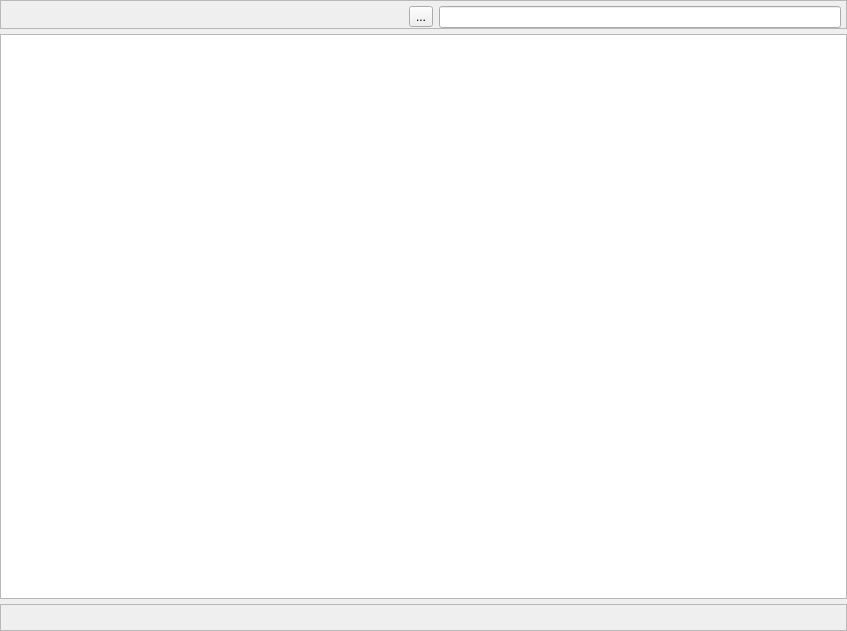
<?xml version="1.0" encoding="UTF-8"?>
<ui version="4.0">
 <class>GraphCanvasEditorDockWidget</class>
 <widget class="QDockWidget" name="GraphCanvasEditorDockWidget">
  <property name="geometry">
   <rect>
    <x>0</x>
    <y>0</y>
    <width>847</width>
    <height>631</height>
   </rect>
  </property>
  <property name="sizePolicy">
   <sizepolicy hsizetype="Expanding" vsizetype="Expanding">
    <horstretch>0</horstretch>
    <verstretch>0</verstretch>
   </sizepolicy>
  </property>
  <property name="windowTitle">
   <string/>
  </property>
  <widget class="QWidget" name="dockWidgetContents">
   <layout class="QVBoxLayout" name="verticalLayout">
    <property name="spacing">
     <number>5</number>
    </property>
    <property name="leftMargin">
     <number>0</number>
    </property>
    <property name="topMargin">
     <number>0</number>
    </property>
    <property name="rightMargin">
     <number>0</number>
    </property>
    <property name="bottomMargin">
     <number>0</number>
    </property>
    <item>
     <widget class="QFrame" name="headerToolbar">
      <property name="sizePolicy">
       <sizepolicy hsizetype="Expanding" vsizetype="Preferred">
        <horstretch>0</horstretch>
        <verstretch>0</verstretch>
       </sizepolicy>
      </property>
      <property name="frameShape">
       <enum>QFrame::StyledPanel</enum>
      </property>
      <property name="frameShadow">
       <enum>QFrame::Raised</enum>
      </property>
      <layout class="QHBoxLayout" name="horizontalLayout">
       <property name="leftMargin">
        <number>5</number>
       </property>
       <property name="topMargin">
        <number>5</number>
       </property>
       <property name="rightMargin">
        <number>5</number>
       </property>
       <property name="bottomMargin">
        <number>0</number>
       </property>
       <item>
        <spacer name="horizontalSpacer">
         <property name="orientation">
          <enum>Qt::Horizontal</enum>
         </property>
         <property name="sizeHint" stdset="0">
          <size>
           <width>40</width>
           <height>20</height>
          </size>
         </property>
        </spacer>
       </item>
       <item>
        <widget class="QToolButton" name="toolButton">
         <property name="text">
          <string>...</string>
         </property>
         <property name="icon">
          <iconset>
           <normalon>:/GraphCanvasEditorResources/settings_icon.png</normalon>
          </iconset>
         </property>
        </widget>
       </item>
       <item>
        <widget class="QLineEdit" name="lineEdit"/>
       </item>
      </layout>
     </widget>
    </item>
    <item>
     <widget class="GraphCanvas::GraphCanvasGraphicsView" name="graphicsView"/>
    </item>
    <item>
     <widget class="QFrame" name="footerToolbar">
      <property name="frameShape">
       <enum>QFrame::StyledPanel</enum>
      </property>
      <property name="frameShadow">
       <enum>QFrame::Raised</enum>
      </property>
      <layout class="QHBoxLayout" name="horizontalLayout_2">
       <property name="leftMargin">
        <number>5</number>
       </property>
       <property name="topMargin">
        <number>0</number>
       </property>
       <property name="rightMargin">
        <number>5</number>
       </property>
       <property name="bottomMargin">
        <number>5</number>
       </property>
       <item>
        <widget class="QLabel" name="statusLabel">
         <property name="text">
          <string/>
         </property>
        </widget>
       </item>
       <item>
        <spacer name="horizontalSpacer_2">
         <property name="orientation">
          <enum>Qt::Horizontal</enum>
         </property>
         <property name="sizeHint" stdset="0">
          <size>
           <width>40</width>
           <height>20</height>
          </size>
         </property>
        </spacer>
       </item>
      </layout>
     </widget>
    </item>
   </layout>
  </widget>
 </widget>
 <customwidgets>
  <customwidget>
   <class>GraphCanvas::GraphCanvasGraphicsView</class>
   <extends>QGraphicsView</extends>
   <header location="global">StaticLib/GraphCanvas/Widgets/GraphCanvasGraphicsView/GraphCanvasGraphicsView.h</header>
  </customwidget>
 </customwidgets>
 <resources>
  <include location="../Resources/GraphCanvasEditorResources.qrc"/>
 </resources>
 <connections/>
</ui>
